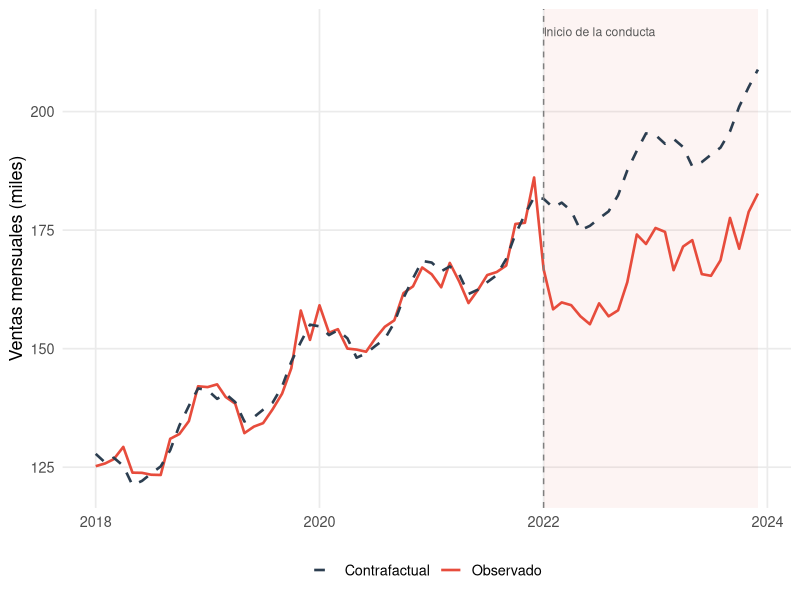
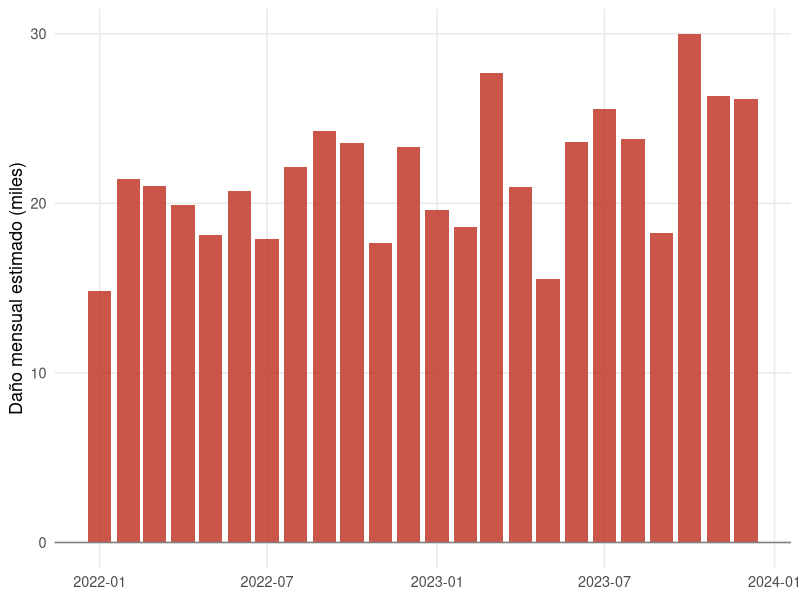

Write R code to recreate these figures, in order.
## ---- chunk 1
#| label: setup-ch05
#| include: false
library(tidyverse)
library(kableExtra)
## ---- chunk 2
#| label: fig-before-after-intuicion
#| fig-cap: "Lógica del método antes-y-después: el escenario contrafactual se construye proyectando la tendencia y la estacionalidad observadas antes de la conducta ilícita"
#| fig-width: 9
#| fig-height: 5.5

set.seed(105)

n <- 72
fecha <- seq.Date(as.Date("2018-01-01"), by = "month", length.out = n)
t <- 1:n
mes_num <- as.integer(format(fecha, "%m"))
mes_lab <- factor(mes_num, levels = 1:12,
                  labels = c("ene", "feb", "mar", "abr", "may", "jun",
                             "jul", "ago", "sep", "oct", "nov", "dic"))
inicio_infraccion <- as.Date("2022-01-01")

efecto_mes <- c(8, 5, 3, 1, -2, -4, -5, -3, 0, 2, 6, 10)
tendencia <- 120 + 1.1 * t
estacionalidad <- efecto_mes[mes_num]
ruido <- rnorm(n, 0, 3)

ventas_cf <- tendencia + estacionalidad + ruido
daño <- ifelse(fecha >= inicio_infraccion, 18 + 0.25 * (t - 48), 0)
ventas_obs <- ventas_cf - daño

df_ba <- tibble(
  fecha = fecha,
  t = t,
  mes = mes_lab,
  ventas = ventas_obs
)

modelo_pre <- lm(ventas ~ t + mes, data = df_ba |> filter(fecha < inicio_infraccion))
df_ba <- df_ba |>
  mutate(
    contrafactual = predict(modelo_pre, newdata = df_ba),
    periodo = if_else(fecha < inicio_infraccion, "Preinfracción", "Postinfracción")
  )

ggplot(df_ba, aes(x = fecha)) +
  annotate("rect",
           xmin = inicio_infraccion, xmax = max(fecha),
           ymin = -Inf, ymax = Inf,
           fill = "#e74c3c", alpha = 0.06) +
  geom_line(aes(y = ventas, color = "Observado"), linewidth = 0.9) +
  geom_line(aes(y = contrafactual, color = "Contrafactual"), linewidth = 0.9,
            linetype = "dashed") +
  geom_vline(xintercept = inicio_infraccion, color = "grey50", linetype = "dashed") +
  annotate("text", x = inicio_infraccion, y = max(df_ba$contrafactual) + 8,
           label = "Inicio de la conducta", hjust = 0, size = 3.1, color = "grey35") +
  scale_color_manual(values = c("Observado" = "#e74c3c", "Contrafactual" = "#2c3e50")) +
  labs(x = NULL, y = "Ventas mensuales (miles)", color = NULL) +
  theme_minimal(base_size = 13) +
  theme(legend.position = "bottom", panel.grid.minor = element_blank())
## ---- chunk 3
#| label: tbl-before-after-dano
#| tbl-cap: "Estimación del daño total mediante el método antes-y-después"

resumen_ba <- df_ba |>
  filter(fecha >= inicio_infraccion) |>
  mutate(
    daño_mensual = contrafactual - ventas
  ) |>
  summarise(
    `Meses post-infracción` = n(),
    `Ventas observadas acumuladas` = round(sum(ventas), 1),
    `Ventas contrafactuales acumuladas` = round(sum(contrafactual), 1),
    `Daño total estimado` = round(sum(daño_mensual), 1),
    `Daño medio mensual` = round(mean(daño_mensual), 1)
  )

resumen_ba |>
  kbl(booktabs = TRUE, escape = FALSE) |>
  kable_styling(latex_options = c("hold_position"),
                full_width = FALSE)
## ---- chunk 4
#| label: fig-before-after-gap
#| fig-cap: "Daño mensual estimado: brecha entre el contrafactual proyectado y las ventas observadas en el período posterior"
#| fig-width: 9
#| fig-height: 4.8

df_gap <- df_ba |>
  filter(fecha >= inicio_infraccion) |>
  mutate(daño = contrafactual - ventas)

ggplot(df_gap, aes(x = fecha, y = daño)) +
  geom_col(fill = "#c0392b", alpha = 0.85) +
  geom_hline(yintercept = 0, color = "grey50") +
  labs(x = NULL, y = "Daño mensual estimado (miles)") +
  theme_minimal(base_size = 13) +
  theme(panel.grid.minor = element_blank())
## ---- chunk 5
#| label: tbl-before-after-sensibilidad
#| tbl-cap: "Análisis de sensibilidad del método antes-y-después: el daño varía con la ventana preinfracción y con la especificación del modelo"

estimar_daño <- function(data, fecha_inicio_pre, usar_estacionalidad = TRUE) {
  muestra_pre <- data |>
    filter(fecha >= fecha_inicio_pre, fecha < inicio_infraccion)
  
  if (usar_estacionalidad) {
    fit <- lm(ventas ~ t + mes, data = muestra_pre)
  } else {
    fit <- lm(ventas ~ t, data = muestra_pre)
  }
  
  pred <- predict(fit, newdata = data)
  
  tibble(
    daño_total = sum(pred[data$fecha >= inicio_infraccion] - data$ventas[data$fecha >= inicio_infraccion]),
    daño_medio = mean(pred[data$fecha >= inicio_infraccion] - data$ventas[data$fecha >= inicio_infraccion])
  )
}

sens_ba <- bind_rows(
  estimar_daño(df_ba, as.Date("2018-01-01"), TRUE) |> mutate(`Especificación` = "Pre 2018-2021 + estacionalidad"),
  estimar_daño(df_ba, as.Date("2019-01-01"), TRUE) |> mutate(`Especificación` = "Pre 2019-2021 + estacionalidad"),
  estimar_daño(df_ba, as.Date("2020-01-01"), TRUE) |> mutate(`Especificación` = "Pre 2020-2021 + estacionalidad"),
  estimar_daño(df_ba, as.Date("2018-01-01"), FALSE) |> mutate(`Especificación` = "Pre 2018-2021 sin estacionalidad")
) |>
  mutate(
    `Daño total` = round(daño_total, 1),
    `Daño medio mensual` = round(daño_medio, 1)
  ) |>
  select(`Especificación`, `Daño total`, `Daño medio mensual`)

sens_ba |>
  kbl(booktabs = TRUE, escape = FALSE) |>
  kable_styling(latex_options = c("hold_position"),
                full_width = FALSE)
